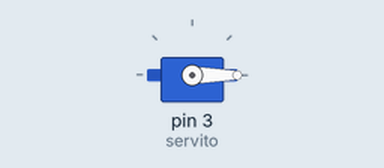
A sketch run on a simulated Arduino Uno, built with avr-gcc and run on an emulated ATmega328P. Parts: servo.

Above: at 0.05 s.
Timing chart, 0 to 4.6 s (numbered marks = the images above):
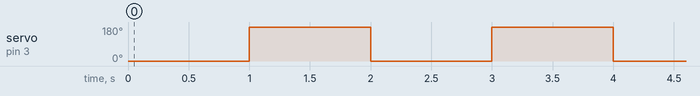

The sketch:

servo_motor_servito.ino
```cpp
#include <Servo.h>
Servo servito;
Servo servote;


void setup() {
servito.attach (3, 750, 2600); //pin del servo, pulso minimo, pulso maximo "attach esta en microsegundos"

}

void loop()
{

servito.write (0); //angulo de 0º a 180º
delay (1000);
servito.write (180);
delay (1000);
}
```

Measured:
- by itself, servo on pin 3 (servito): alternates 180° for 1.0 s and 0° for 1.0 s
